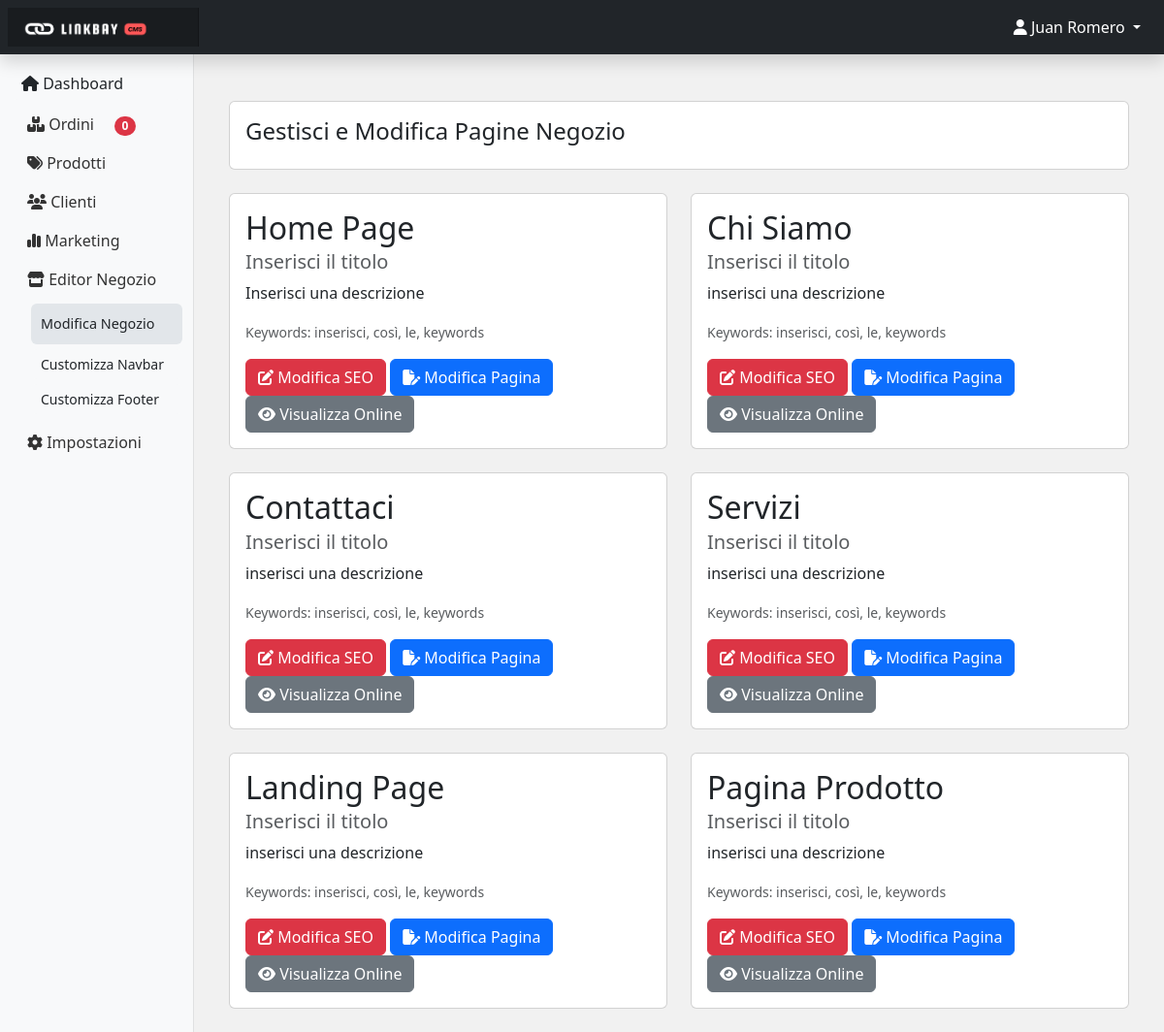
The app's page /admin/ui/editor_negozio.php (signed in), older data.
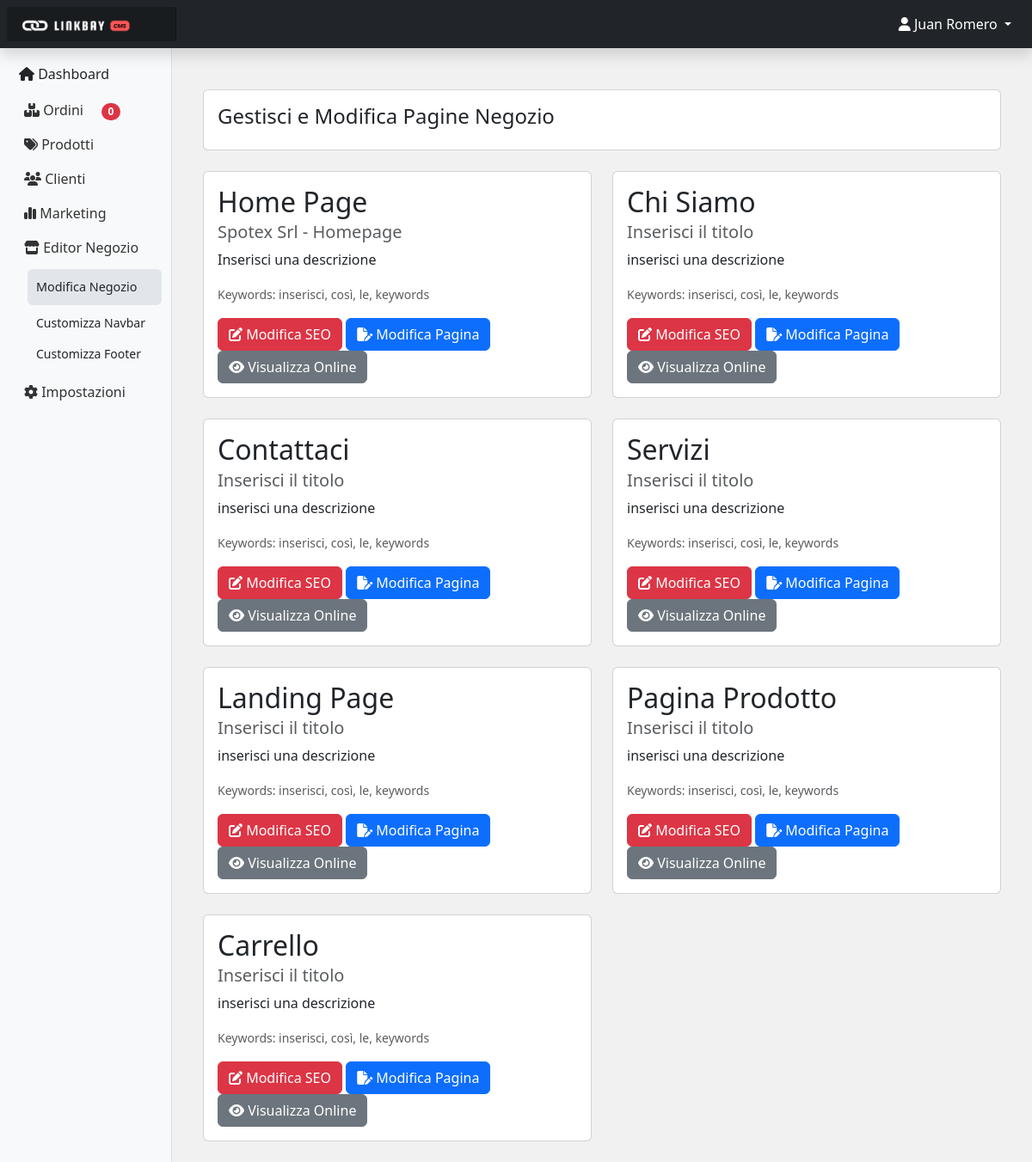
The same page, newer data.
### tables this page shows
CREATE TABLE `seo` (
  `id` int(11) NOT NULL,
  `editor_page` varchar(255) NOT NULL,
  `page_name` varchar(255) NOT NULL,
  `slug` varchar(255) NOT NULL,
  `title` varchar(255) DEFAULT NULL,
  `description` text,
  `keywords` text
);

### app.php (called while the page is built, shortened)
<?php
function ordiniNav()
{
    require '../../conn.php';
    $ordersByState = [];
    $totalOrdersQuery = "SELECT COUNT(*) as total FROM ordini WHERE stato_ordine != 'Completo' AND stato_ordine != 'Abbandonato'";
    $totalOrdersResult = $conn->query($totalOrdersQuery);
    if ($totalOrdersRow = $totalOrdersResult->fetch_assoc()) {
        $ordersByState['totali'] = $totalOrdersRow['total'];
    }
    $states = ['Inevaso', 'Da Spedire', 'Abbandonato'];
    foreach ($states as $state) {
        $query = "SELECT COUNT(*) as total FROM ordini WHERE stato_ordine = '$state'";
        $result = $conn->query($query);
        if ($row = $result->fetch_assoc()) {
            $ordersByState[strtolower($state)] = $row['total'];
        }
    }
    return $ordersByState;
}

### admin/ui/editor_negozio.php (the view, shortened to what this page needs)
<?php
require ('../../app.php');
$result = $conn->query("SELECT * FROM seo");
?>
<!DOCTYPE html>
<html lang="it">
<head>
    <?php include '../materials/head_content.php'; ?>
</head>
<body style="background-color: #f1f1f1;">
    <?php
    $sidebar_cate = 'negozio';
    $currentPage = basename($_SERVER['PHP_SELF']);
    include '../materials/sidebar.php';
    ?>
    <main class="col-md-9 ms-sm-auto col-lg-10 px-md-4">
        <div class="container mt-5">
            <div class="card">
                <div class="card-body">
                    <h4>Gestisci e Modifica Pagine Negozio</h4>
                </div>
            </div>
            <br>
            <div class="row">
                <?php while ($row = $result->fetch_assoc()): ?>
                    <div class="col-md-6">
                        <div class="card">
                            <div class="card-body">
                                <?php if($row['page_name']=='index'){ $pagename = 'Home Page'; }elseif($row['page_name']=='aboutus'){$pagename = 'Chi Siamo';}elseif($row['page_name']=='contacts'){$pagename = 'Contattaci';}elseif($row['page_name']=='services'){$pagename = 'Servizi';}elseif($row['page_name']=='landing'){$pagename = 'Landing Page';}elseif($row['page_name']=='prodotto'){$pagename = 'Pagina Prodotto';}elseif($row['page_name']=='cart'){$pagename = 'Carrello';}   ?>
                                <h2 class="card-title"><?php echo $pagename; ?></h2>
                                <h5 class="card-subtitle mb-2 text-muted"><?php echo htmlspecialchars($row['title']); ?></h5>
                                <p class="card-text"><?php echo htmlspecialchars($row['description']); ?></p>
                                <p class="card-text"><small class="text-muted">Keywords: <?php echo htmlspecialchars($row['keywords']); ?></small></p>
                                <?php if($_SESSION['ruolo'] == 'Amministratore'): ?>
                                    <button class="btn btn-danger" onclick="modificaSEO(<?php echo $row['id']; ?>)" ><i class="fa-solid fa-pen-to-square"></i> Modifica SEO</button>
                                    <button onclick="showAllert();" class="btn btn-primary"><i class="fa-solid fa-file-pen"></i> Modifica Pagina</button>
                                    <a href="../../<?php echo htmlspecialchars($row['page_name']); ?>?slug=<?php echo htmlspecialchars($row['slug']); ?>" target="__blank" class="btn btn-secondary"><i class="fa-solid fa-eye"></i> Visualizza Online</a>
                                    <?php else : ?>
                                        <button class="btn btn-danger" onclick="modificaSEO(<?php echo $row['id']; ?>)" ><i class="fa-solid fa-pen-to-square"></i> Modifica SEO</button>
                                        <a href="<?php echo htmlspecialchars($row['editor_page']); ?>" class="btn btn-primary"><i class="fa-solid fa-file-pen"></i> Modifica Pagina</a>
                                        <a href="../../<?php echo htmlspecialchars($row['page_name']); ?>?slug=<?php echo htmlspecialchars($row['slug']); ?>" target="__blank" class="btn btn-secondary"><i class="fa-solid fa-eye"></i> Visualizza Online</a>
                                    <?php endif; ?>
                            </div>
                        </div>
                        <br>
                    </div>
                <?php endwhile; ?>
            </div>
        </div>
    </main>
<?php include '../materials/script.php'; ?>
</body>
</html>

### admin/materials/head_content.php (shortened to what this page needs)
<link href="https://cdn.jsdelivr.net/npm/bootstrap@5.3.3/dist/css/bootstrap.min.css" rel="stylesheet">
<link rel="stylesheet" href="https://cdnjs.cloudflare.com/ajax/libs/font-awesome/6.1.1/css/all.min.css">
<link rel="stylesheet" href="../materials/dashboard.css">

### admin/materials/sidebar.php (shortened to what this page needs)
<div aria-live="polite" aria-atomic="true" class="position-relative" style="z-index: 800;">
  <div id="toastContainer" class="toast-container position-fixed bottom-0 end-0 p-3">
  </div>
</div>
<?php
$conteggiOrdini = ordiniNav();
?>
<header class="navbar navbar-dark sticky-top bg-dark flex-md-nowrap p-2 shadow">
  <a class="navbar-brand col-md-3 col-lg-2 me-0 px-3" href="#"><img src="../materials/logo_sidebar.png" width="130px" alt=""></a>
        <ul class="nav flex-column">
          <li class="nav-item dropdown">
            <a class="nav-link dropdown-toggle text-white" href="#" id="navbarDropdown" role="button" data-bs-toggle="dropdown" aria-expanded="false">
            <span class="fas fa-user"></span>&nbsp;<?php echo $_SESSION['nome'];?>&nbsp;<?php echo $_SESSION['cognome'];?>
            </a>
          </li>
        </ul>
</header>
<div class="container-fluid">
  <div class="row">
    <nav id="sidebarMenu" class="col-md-3 col-lg-2 d-md-block bg-light sidebar collapse">
      <div class="position-sticky pt-3">
        <ul class="nav flex-column">
          <li class="nav-item">
            <a class="link-dark rounded <?php if($currentPage == 'homepage.php'){echo 'custom-link-active';}else{echo 'custom-link';} ?>" href="homepage">
            <span class="fas fa-home"></span>
              Dashboard
            </a>
          </li>
          <li class="nav-item">
            <a class="nav-link" data-bs-toggle="collapse" href="#gestioneOrdiniCollapse" role="button" aria-expanded="false" aria-controls="gestioneOrdiniCollapse">
            <i class="fa-solid fa-boxes-stacked"></i>
              Ordini &nbsp;&nbsp;&nbsp;&nbsp;<span class="badge bg-danger rounded-pill"><?php echo $conteggiOrdini['totali']; ?></span>
            </a>
          </li>
          <li class="nav-item">
            <a class="nav-link" data-bs-toggle="collapse" href="#gestioneProdottiCollapse" role="button" aria-expanded="false" aria-controls="gestioneProdottiCollapse">
            <i class="fa-solid fa-tags"></i>
              Prodotti
            </a>
          </li>
          <li class="nav-item">
            <a class="nav-link" data-bs-toggle="collapse" href="#gestioneClientiCollapse" role="button" aria-expanded="false" aria-controls="gestioneClientiCollapse">
            <i class="fa-solid fa-users"></i>
              Clienti
            </a>
          </li>
          <li class="nav-item">
            <a class="nav-link" data-bs-toggle="collapse" href="#gestioneMarketingCollapse" role="button" aria-expanded="false" aria-controls="gestioneMarketingCollapse">
            <i class="fa-solid fa-chart-simple"></i>
              Marketing
            </a>
          </li>
          <li class="nav-item">
            <a class="nav-link" data-bs-toggle="collapse" href="#gestioneNegozioCollapse" role="button" aria-expanded="false" aria-controls="gestioneNegozioCollapse">
            <i class="fa-solid fa-store"></i>
            Editor Negozio
            </a>
            <div class="collapse <?php if($sidebar_cate == 'negozio'){echo 'show';} ?>" id="gestioneNegozioCollapse">
              <ul class="btn-toggle-nav list-unstyled fw-normal pb-1 small" style="margin-left: 20px;">
                <li><a href="editor_negozio" class="link-dark rounded <?php if($currentPage == 'editor_negozio.php'){echo 'custom-link-active';}else{echo 'custom-link';} ?>">Modifica Negozio</a></li>
                <li><a href="edit_navbar" class="link-dark rounded <?php if($currentPage == 'edit_navbar.php'){echo 'custom-link-active';}else{echo 'custom-link';} ?>">Customizza Navbar</a></li>
                <li><a href="edit_footer" class="link-dark rounded <?php if($currentPage == 'edit_footer.php'){echo 'custom-link-active';}else{echo 'custom-link';} ?>">Customizza Footer</a></li>
              </ul>
            </div>
          </li>
          <li class="nav-item">
            <a class="nav-link" data-bs-toggle="collapse" href="#gestioneSettingCollapse" role="button" aria-expanded="false" aria-controls="gestioneSettingCollapse">
            <i class="fa-solid fa-gear"></i>
              Impostazioni
            </a>
          </li>
        </ul>
      </div>
    </nav>
  </div>
</div>

### admin/materials/script.php (shortened to what this page needs)
<link href="https://cdn.jsdelivr.net/npm/bootstrap@5.3.3/dist/css/bootstrap.min.css" rel="stylesheet">

### admin/materials/dashboard.css (style rules this page uses)
body { font-size: .875rem; }
.sidebar { position: fixed; top: 0; bottom: 0; left: 0; z-index: 100; padding: 48px 0 0; box-shadow: inset -1px 0 0 rgba(0, 0, 0, .1); }
.sidebar .nav-link { font-weight: 500; color: #333; }
.navbar-brand { padding-top: .75rem; padding-bottom: .75rem; font-size: 1rem; background-color: rgba(0, 0, 0, .25); box-shadow: inset -1px 0 0 rgba(0, 0, 0, .25); }

### admin/materials/sidebar.php (style rules this page uses)
.custom-link { display: block; padding: 5px 10px; margin: 5px 0; background-color: #f8f9fa; color: Black; border-radius: 5px; text-decoration: none; transition: background-color 0.2s ease-in-out; }
.custom-link-active { display: block; padding: 5px 10px; margin: 5px 0; background-color: #e2e6ea; text-decoration: none; color: #ff5758; padding: 10px; font-size: 0.9rem; }

Row changes from the older to the newer data that the page shows:
changed seo "Home Page": title "Inserisci il titolo" → "Spotex Srl - Homepage"
added seo: page_name "Carrello", title "Inserisci il titolo", description "inserisci una descrizione", keywords "inserisci, così, le, keywords"
